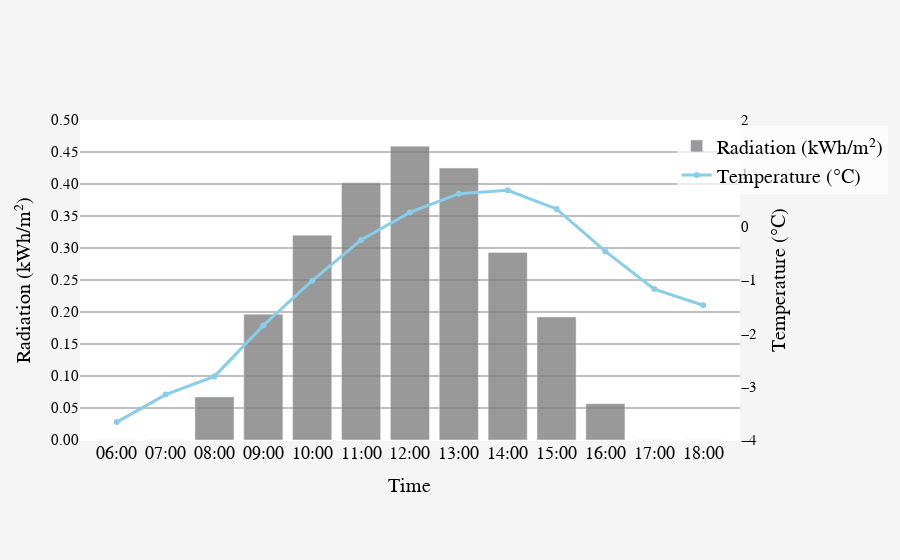

The notebook cell this image was saved under:
### Code cell
# 1. 주요 기상 변수 추출
df['GHI_kWh'] = df[13] / 1000
df['Temp'] = df[6]

# 2. 데이터 필터링 (2010년 12월 데이터)
dec_2010 = df[(df[0] == 2010) & (df['Month'] == 12)].copy()

# 3. 시간 필터링 (06시~18시 사용)
hourly_avg_filtered = dec_2010[(dec_2010['Hour'] >= 6) & (dec_2010['Hour'] <= 18)].groupby('Hour')[['GHI_kWh', 'Temp']].mean()

# 4. X축 Label
hour_labels = [f"{hour:02d}:00" for hour in hourly_avg_filtered.index]

# 5. 그래프 시각화
from plotly.subplots import make_subplots
import plotly.graph_objects as go

fig = make_subplots(specs=[[{"secondary_y": True}]])

# Bar plot (Radiation)
fig.add_trace(
    go.Bar(
        x=hour_labels,
        y=hourly_avg_filtered['GHI_kWh'],
        name='Radiation (kWh/m²)',
        marker_color='gray',
        opacity=0.8  # Bar 투명도 추가
    ),
    secondary_y=False,
)

# Temperature (Temp → 점+선)
fig.add_trace(
    go.Scatter(
        x=hour_labels,
        y=hourly_avg_filtered['Temp'],
        name='Temperature (°C)',
        mode='lines+markers',
        line=dict(color='skyblue', width=3)  # 라인 두께 3로 설정
    ),
    secondary_y=True,
)

# Layout 설정
fig.update_layout(
    legend=dict(
        x=0.85,
        y=0.98,
        xanchor='left',
        yanchor='top',
        font=dict(family="Noto Sans KR Medium", size=20, color="black"),
        bgcolor="rgba(255,255,255,0.7)",
        bordercolor="black",
        borderwidth=0
    ),
    margin=dict(l=80, r=80, t=120, b=120),
    plot_bgcolor='white',
    paper_bgcolor='whitesmoke'
)

# X축 설정
fig.update_xaxes(
    title_text="Time",
    type='category',
    tickangle=0,
    showgrid=True,
    title_font=dict(size=20, family="Noto Sans KR Medium", color="black"),
    tickfont=dict(size=18, family="Noto Sans KR Medium", color="black")  # 글자 크기 조절 추가
)

# Y축 Radiation
fig.update_yaxes(
    title_text="Radiation (kWh/m²)",
    title_font=dict(size=20, family="Noto Sans KR Medium", color="black"),
    tickfont=dict(size=15, family="Noto Sans KR Medium", color="black"),  # 여기 추가!
    secondary_y=False,
    range=[0, 0.5],
    showgrid=True,
    gridcolor='rgba(0,0,0,0.5)',
    gridwidth=1,
    tickvals=[round(x * 0.05, 8) for x in range(11)],
    ticktext=[f"{round(x * 0.05, 2):.2f}" for x in range(11)],
    tickmode='array'
)

# Y축 Temp → grid 표시 안함
fig.update_yaxes(
    title_text="Temperature (°C)",
    title_font=dict(size=20, family="Noto Sans KR Medium", color="black"),
    tickfont=dict(size=15, family="Noto Sans KR Medium", color="black"),  # 여기 추가!
    secondary_y=True,
    range=[-4, 2],
    showgrid=False
)

# Show the plot
fig.show()

# Save as HTML
fig.write_html("Data Analysis.html")

### Figure 1 — Plotly figure (JSON) as saved in the notebook; plotly's stock layout.template omitted (floating-point values rounded to 4 significant figures)
{"data": [{"marker": {"color": "gray"}, "name": "Radiation (kWh/m²)", "opacity": 0.8, "type": "bar", "x": ["06:00", "07:00", "08:00", "09:00", "10:00", "11:00", "12:00", "13:00", "14:00", "15:00", "16:00", "17:00", "18:00"], "xaxis": "x", "y": [0.0, 0.0, 0.06732, 0.1966, 0.32, 0.4018, 0.4591, 0.4249, 0.293, 0.1923, 0.05677, 0.0, 0.0], "yaxis": "y"}, {"line": {"color": "skyblue", "width": 3}, "mode": "lines+markers", "name": "Temperature (°C)", "type": "scatter", "x": ["06:00", "07:00", "08:00", "09:00", "10:00", "11:00", "12:00", "13:00", "14:00", "15:00", "16:00", "17:00", "18:00"], "xaxis": "x", "y": [-3.665, -3.148, -2.806, -1.852, -1.013, -0.2484, 0.2677, 0.6194, 0.6806, 0.3323, -0.4645, -1.171, -1.474], "yaxis": "y2"}], "layout": {"legend": {"bgcolor": "rgba(255,255,255,0.7)", "bordercolor": "black", "borderwidth": 0, "font": {"color": "black", "family": "Noto Sans KR Medium", "size": 20}, "x": 0.85, "xanchor": "left", "y": 0.98, "yanchor": "top"}, "margin": {"b": 120, "l": 80, "r": 80, "t": 120}, "paper_bgcolor": "whitesmoke", "plot_bgcolor": "white", "xaxis": {"anchor": "y", "domain": [0, 0.94], "showgrid": true, "tickangle": 0, "tickfont": {"color": "black", "family": "Noto Sans KR Medium", "size": 18}, "title": {"font": {"color": "black", "family": "Noto Sans KR Medium", "size": 20}, "text": "Time"}, "type": "category"}, "yaxis": {"anchor": "x", "domain": [0, 1], "gridcolor": "rgba(0,0,0,0.5)", "gridwidth": 1, "range": [0, 0.5], "showgrid": true, "tickfont": {"color": "black", "family": "Noto Sans KR Medium", "size": 15}, "tickmode": "array", "ticktext": ["0.00", "0.05", "0.10", "0.15", "0.20", "0.25", "0.30", "0.35", "0.40", "0.45", "0.50"], "tickvals": [0, 0.05, 0.1, 0.15, 0.2, 0.25, 0.3, 0.35, 0.4, 0.45, 0.5], "title": {"font": {"color": "black", "family": "Noto Sans KR Medium", "size": 20}, "text": "Radiation (kWh/m²)"}}, "yaxis2": {"anchor": "x", "overlaying": "y", "range": [-4, 2], "showgrid": false, "side": "right", "tickfont": {"color": "black", "family": "Noto Sans KR Medium", "size": 15}, "title": {"font": {"color": "black", "family": "Noto Sans KR Medium", "size": 20}, "text": "Temperature (°C)"}}}}
